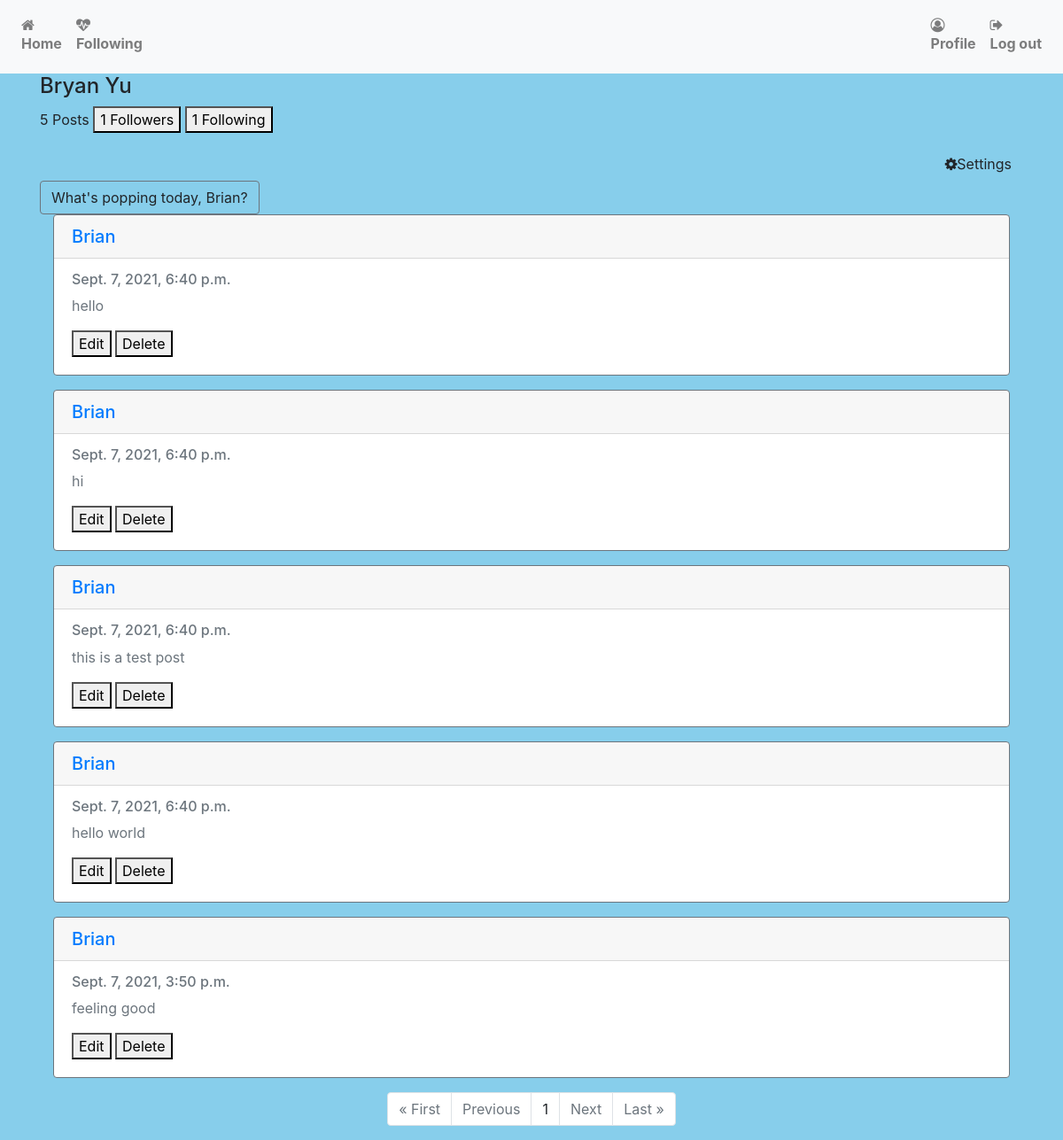
The page /profile/brian (signed in) on the database its author committed.
### network/models.py (models this page shows, shortened)
class User(AbstractUser):
    pass

class Post(models.Model):
    content = models.CharField(max_length=255)
    user = models.ForeignKey('User', on_delete=models.CASCADE, related_name='writer')
    date = models.DateTimeField(default=datetime.now())
    liked = models.ManyToManyField('User', default=None, blank=True, related_name='post_likes')

### network/views.py (the view, shortened to what this page needs)
# urls.py: path("profile/<str:username>", views.profile, name="profile"),
def profile(request, username):
    if request.method == 'GET':
        currentuser = request.user
        profileuser = get_object_or_404(User, username=username)
        posts = Post.objects.filter(user=profileuser).order_by('id').reverse()
        follower = Profile.objects.filter(target=profileuser)
        following = Profile.objects.filter(follower=profileuser)
        if request.user.is_anonymous:
            return redirect('login')
        else:
            following_each_other = Profile.objects.filter(follower=currentuser, target=profileuser)
            totalfollower = len(follower)
            totalfollowing = len(following)
            paginator = Paginator(posts, 10)
            page_number = request.GET.get('page')
            page_obj = paginator.get_page(page_number)
            context = {
                'posts': posts.count(),
                'profileuser': profileuser,
                'page_obj': page_obj,
                'follower': follower,
                'totalfollower': totalfollower,
                'following': following,
                'totalfollowing': totalfollowing,
                'followingEachOther': following_each_other
            }
            return render(request, "network/profile.html", context)

### network/templates/network/profile.html (shortened to what this page needs)
{% extends 'network/layout.html' %}
{% load static %}
{% block body %}
<div class="profile">
    {% if profileuser.first_name and profileuser.last_name %}
    <h4 class="details-name">{{profileuser.first_name|title}} {{profileuser.last_name|title}}
    {% else %}
    <h4 class="details-name">{{profileuser.username|title}}</h4>
    {% endif %}
    </h4>
    <p><span class="btn-total-follow">{{posts}} Posts </span>
        <button type="button" class="btn-total-follow follows" data-toggle="modal" data-target="#followers">{{totalfollower}} Followers </button>
        <button type="button" class="btn-total-follow follows" data-toggle="modal" data-target="#following">{{totalfollowing}} Following </button>
    </p>
    {% if user.username != profileuser.username %}
        {% if not followingEachOther %}
        <form class="text-right" method="post" action="{% url 'profile' username=profileuser.username %}">
            {% csrf_token %}
            <button class="btn-follow btn" type="submit" value="Follow"><i class="fa fa-user-plus"></i>Follow</button>
        </form>
        {% elif followingEachOther %}
        <form class="text-right" method="post" action="{% url 'profile' username=profileuser.username %}">
            {% csrf_token %}
            <button class="btn-follow btn" type="submit" value="Unfollow"><i class="fa fa-user-times"></i>Unfollow</button>
        </form>
        {% endif %}
    {% else %}
    <div class="text-right">
        <a class="btn-config btn" href="{% url 'settings' username=request.user %}"><i class="fa fa-cog"></i>Settings</a>
    </div>
    {% endif %}
</div>
{% if user.username == profileuser.username %}
<button type="button" class="btn btn-modal-newpost border-secondary" data-toggle="modal" data-target="#create">What's popping today,
  {% if request.user.username %}
      {{request.user.username|title}}?
  {% else %}
      {{request.user.first_name|title}}?
  {% endif %}
</button>
{% endif %}
<div class="container">
    {% for post in page_obj %}
    <div class="card border-secondary mb-3">
        <h5 class="card-header"><a href="{% url 'profile' username=post.user %}">{{post.user|title}}</a></h5>
        <div class="card-body text-secondary">
            <h6 class="card-subtitle mb-2 text-muted">{{post.date}}</h6>
            <p class="card-text">{{post.content}}</p>
            {% if user.is_authenticated %}
                {% if request.user == post.user %}
                <button type="button" class="edit" data-toggle="modal" data-target="#edit">Edit</button>
                <button type="button" class="delete" data-toggle="modal" data-target="#delete">Delete</button>
                {% elif request.user in post.liked.all %}
                    <a class="likebutton" href="#" data-catid="{{ post.id }}" id="{{post.id}}" data-total="{{post.liked.all.count}}"  data-value="Unlike" value="submit"><i class="fa fa-heart" id="heart{{post.id}}" style="color:red;"></i><span id="liked{{post.id}}">{{post.liked.all.count}}</span></a>
                    {% else %}
                    <a class="likebutton" href="#" data-catid="{{ post.id }}" id="{{post.id}}" data-total="{{post.liked.all.count}}"  data-value="Like" value="submit"><i class="fa fa-heart" id="heart{{post.id}}" style="color:black;"></i><span id="liked{{post.id}}">{{post.liked.all.count}}</span></a>
                {% endif %}
            {% else %}
                <p>Likes: {{post.liked.all.count}}</p>
            {% endif %}
        </div>
    </div>
    {% endfor %}
</div>
<div class="container">
    <ul class="pagination justify-content-center">
        {% if page_obj.has_previous %}
            <li class="page-item"><a href="?page=1" class="page-link">&laquo; First</a></li>
            <li class="page-item"><a href="?page={{ page_obj.previous_page_number }}" class="page-link">Previous</a></li>
        {% else %}
            <li class="page-item disabled"><a class="page-link">&laquo; First</a></li>
            <li class="page-item disabled"><a class="page-link">Previous</a></li>
        {% endif %}
        {% if page_obj.number %}
        <li class="page-item"><a class="page-link">{{ page_obj.number }}</a></li>
        {% else %}
        <li class="page-item"><a class="page-link">0</a></li>
        {% endif %}
        {% if page_obj.has_next %}
        <li class="page-item"><a href="?page={{ page_obj.next_page_number }}" class="page-link">Next</a></li>
        <li class="page-item"><a href="?page={{ page_obj.paginator.num_pages }}" class="page-link">Last &raquo;</a></li>
        {% else %}
        <li class="page-item disabled"><a class="page-link">Next</a></li>
        <li class="page-item disabled"><a class="page-link">Last &raquo;</a></li>
        {% endif %}
    </ul>
</div>
{% endblock %}

### network/static/network/styles.css (style rules this page uses)
body { background-color: skyblue; }

### rows shown on the page
User: first_name "Bryan", last_name "Yu", user.username "Brian"
Post: user "Brian", date "Sept. 7, 2021, 6:40 p.m.", content "hello", shows "Edit"
Post: user "Brian", date "Sept. 7, 2021, 6:40 p.m.", content "hi", shows "Edit"
Post: user "Brian", date "Sept. 7, 2021, 6:40 p.m.", content "this is a test post", shows "Edit"
Post: user "Brian", date "Sept. 7, 2021, 6:40 p.m.", content "hello world", shows "Edit"
Post: user "Brian", date "Sept. 7, 2021, 3:50 p.m.", content "feeling good", shows "Edit"

### other values the page prints
{{ posts }} "5"
{{ totalfollower }} "1"
{{ totalfollowing }} "1"
{{ page_obj.number }} "1"
